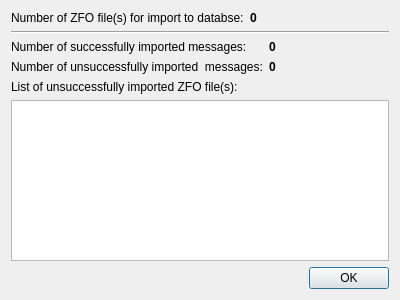
<?xml version="1.0" encoding="UTF-8"?>
<ui version="4.0">
 <class>ImportZFOResult</class>
 <widget class="QDialog" name="ImportZFOResult">
  <property name="geometry">
   <rect>
    <x>0</x>
    <y>0</y>
    <width>400</width>
    <height>300</height>
   </rect>
  </property>
  <property name="windowTitle">
   <string>Import ZFO result</string>
  </property>
  <layout class="QVBoxLayout" name="verticalLayout">
   <item>
    <layout class="QFormLayout" name="formLayout_2">
     <item row="0" column="0">
      <widget class="QLabel" name="label">
       <property name="text">
        <string>Number of ZFO file(s) for import to databse:</string>
       </property>
      </widget>
     </item>
     <item row="0" column="1">
      <widget class="QLabel" name="zfoTotal">
       <property name="font">
        <font>
         <weight>75</weight>
         <bold>true</bold>
        </font>
       </property>
       <property name="text">
        <string>0</string>
       </property>
      </widget>
     </item>
    </layout>
   </item>
   <item>
    <widget class="Line" name="line">
     <property name="orientation">
      <enum>Qt::Horizontal</enum>
     </property>
    </widget>
   </item>
   <item>
    <layout class="QFormLayout" name="formLayout">
     <property name="fieldGrowthPolicy">
      <enum>QFormLayout::AllNonFixedFieldsGrow</enum>
     </property>
     <item row="1" column="0">
      <widget class="QLabel" name="labelDone">
       <property name="text">
        <string>Number of successfully imported messages:</string>
       </property>
      </widget>
     </item>
     <item row="1" column="1">
      <widget class="QLabel" name="zfoInserted">
       <property name="font">
        <font>
         <weight>75</weight>
         <bold>true</bold>
        </font>
       </property>
       <property name="text">
        <string>0</string>
       </property>
      </widget>
     </item>
     <item row="2" column="0">
      <widget class="QLabel" name="labelError">
       <property name="text">
        <string>Number of unsuccessfully imported  messages:</string>
       </property>
      </widget>
     </item>
     <item row="2" column="1">
      <widget class="QLabel" name="zfoErrors">
       <property name="font">
        <font>
         <weight>75</weight>
         <bold>true</bold>
        </font>
       </property>
       <property name="text">
        <string>0</string>
       </property>
      </widget>
     </item>
    </layout>
   </item>
   <item>
    <widget class="QLabel" name="label_4">
     <property name="text">
      <string>List of unsuccessfully imported ZFO file(s):</string>
     </property>
    </widget>
   </item>
   <item>
    <widget class="QTextEdit" name="errorList">
     <property name="readOnly">
      <bool>true</bool>
     </property>
    </widget>
   </item>
   <item>
    <widget class="QDialogButtonBox" name="buttonBox">
     <property name="orientation">
      <enum>Qt::Horizontal</enum>
     </property>
     <property name="standardButtons">
      <set>QDialogButtonBox::Ok</set>
     </property>
    </widget>
   </item>
  </layout>
 </widget>
 <resources/>
 <connections>
  <connection>
   <sender>buttonBox</sender>
   <signal>accepted()</signal>
   <receiver>ImportZFOResult</receiver>
   <slot>accept()</slot>
   <hints>
    <hint type="sourcelabel">
     <x>248</x>
     <y>254</y>
    </hint>
    <hint type="destinationlabel">
     <x>157</x>
     <y>274</y>
    </hint>
   </hints>
  </connection>
  <connection>
   <sender>buttonBox</sender>
   <signal>rejected()</signal>
   <receiver>ImportZFOResult</receiver>
   <slot>reject()</slot>
   <hints>
    <hint type="sourcelabel">
     <x>316</x>
     <y>260</y>
    </hint>
    <hint type="destinationlabel">
     <x>286</x>
     <y>274</y>
    </hint>
   </hints>
  </connection>
 </connections>
</ui>
